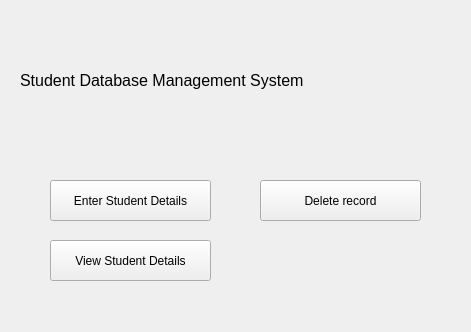
<?xml version="1.0" encoding="UTF-8"?>
<ui version="4.0">
 <class>Form</class>
 <widget class="QWidget" name="Form">
  <property name="geometry">
   <rect>
    <x>0</x>
    <y>0</y>
    <width>471</width>
    <height>332</height>
   </rect>
  </property>
  <property name="windowTitle">
   <string>Home</string>
  </property>
  <widget class="QLabel" name="label">
   <property name="geometry">
    <rect>
     <x>20</x>
     <y>60</y>
     <width>291</width>
     <height>41</height>
    </rect>
   </property>
   <property name="font">
    <font>
     <pointsize>12</pointsize>
    </font>
   </property>
   <property name="text">
    <string>Student Database Management System</string>
   </property>
  </widget>
  <widget class="QLabel" name="label_2">
   <property name="geometry">
    <rect>
     <x>320</x>
     <y>30</y>
     <width>81</width>
     <height>101</height>
    </rect>
   </property>
   <property name="text">
    <string>&lt;html&gt;&lt;head/&gt;&lt;body&gt;&lt;p&gt;&lt;img src=&quot;:/image/hus (1).png&quot;/&gt;&lt;/p&gt;&lt;/body&gt;&lt;/html&gt;</string>
   </property>
  </widget>
  <widget class="QPushButton" name="pushButton">
   <property name="geometry">
    <rect>
     <x>50</x>
     <y>180</y>
     <width>161</width>
     <height>41</height>
    </rect>
   </property>
   <property name="text">
    <string>Enter Student Details</string>
   </property>
  </widget>
  <widget class="QPushButton" name="pushButton_2">
   <property name="geometry">
    <rect>
     <x>50</x>
     <y>240</y>
     <width>161</width>
     <height>41</height>
    </rect>
   </property>
   <property name="text">
    <string>View Student Details</string>
   </property>
  </widget>
  <widget class="QPushButton" name="pushButton_3">
   <property name="geometry">
    <rect>
     <x>260</x>
     <y>180</y>
     <width>161</width>
     <height>41</height>
    </rect>
   </property>
   <property name="text">
    <string>Delete record</string>
   </property>
  </widget>
 </widget>
 <resources>
  <include location="../../../test.qrc"/>
 </resources>
 <connections/>
</ui>
